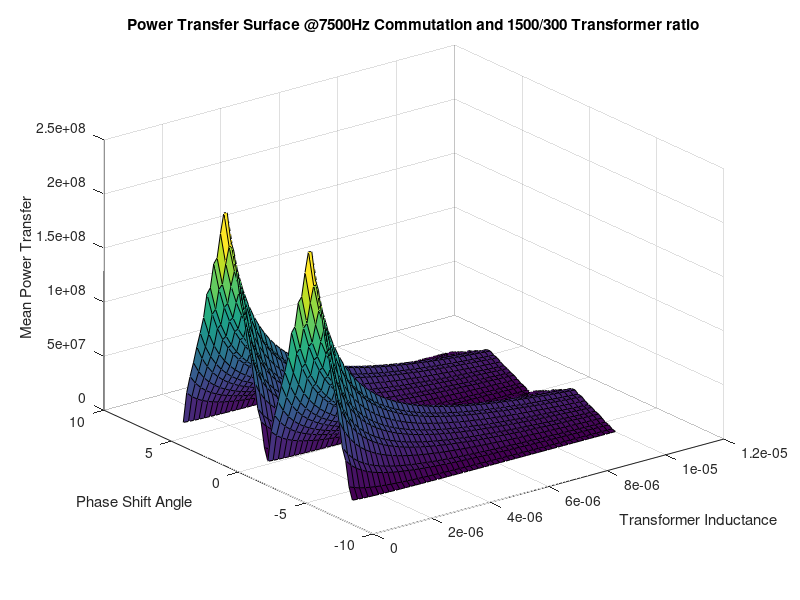
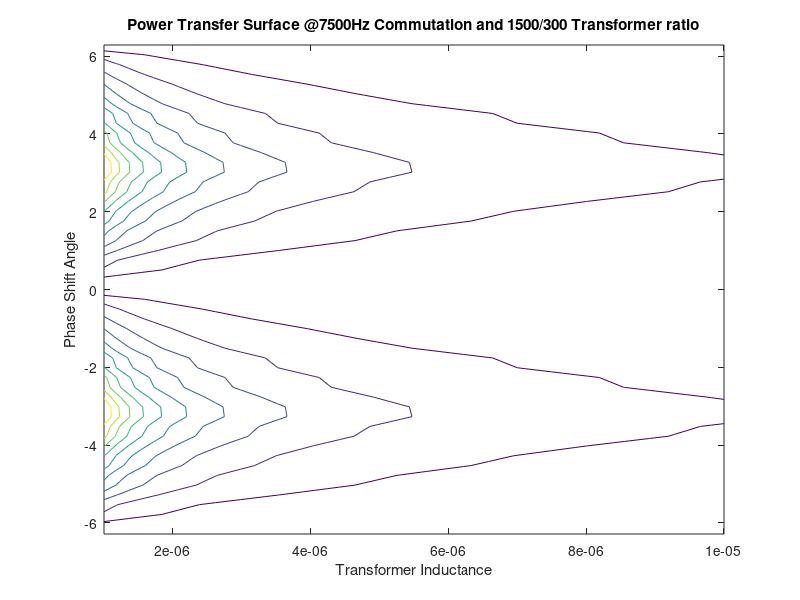
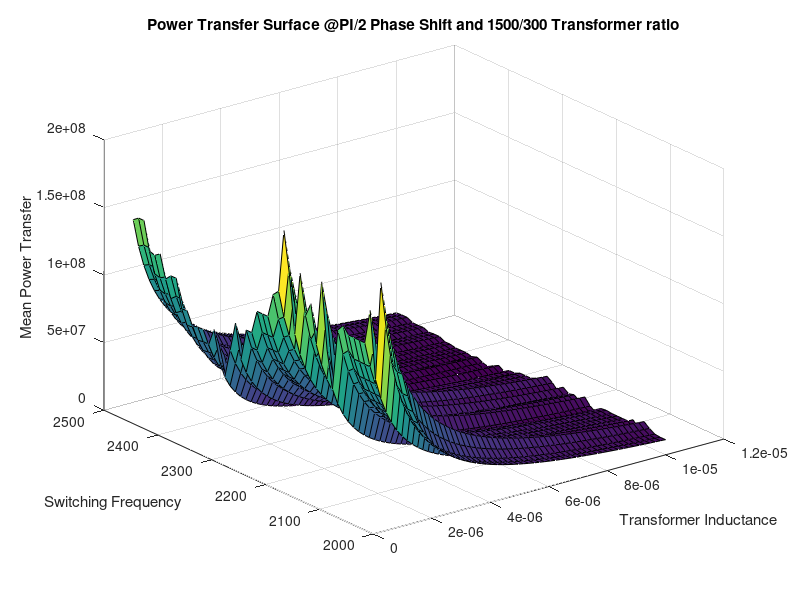
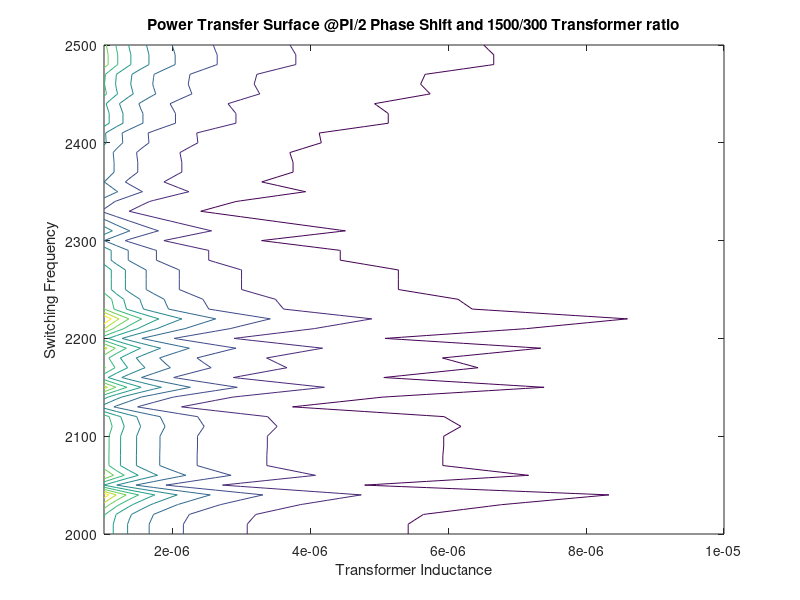

Reproduce these figures in MATLAB, in order.
# DAB Model

pkg load signal
close all

# Z type integrator function

function out = intstep(Signal,Step,L)
  i = 0;
  out = zeros(size(Signal));
  while (i < length(Signal))
    i = i +1;
    if (i > 1)
      out(i) = out(i-1) + 1/L*Signal(i)*Step;
    else
      out(i) = 0;
    endif
  endwhile
  out = out - mean(out);
  return
endfunction

# Static Parameters

V1   = 3000;
V2   = 750;
fsw  = 7500;
n    = 1500/300;

Step = 1e-5;
Time = 0:Step:1e-3;
NoSteps = length(Time);
# Non-Static Parameters

VL  = zeros(size(Time));
L   = 1e-6:(1e-5 - 1e-6)/50:1e-5;
Phi = -2*pi:(4*pi)/50:2*pi;
Power = zeros(length(L),length(L));

for i = 1:length(Phi)
  for j = 1:length(L)
    VL = V1*square(2*pi*fsw*Time) - n*V2*square(2*pi*fsw*Time + Phi(i));
    IL = intstep(VL,Step,L(j));
    Po = (IL.*VL);
    Power(i,j) = mean(Po);
  endfor
  disp("Next Phi")
  i
endfor

figure(1)
surf(L,Phi,Power)
title('Power Transfer Surface @7500Hz Commutation and 1500/300 Transformer ratio')
xlabel('Transformer Inductance')
ylabel('Phase Shift Angle')
zlabel('Mean Power Transfer')
figure(2)
contour(L,Phi,Power)
title('Power Transfer Surface @7500Hz Commutation and 1500/300 Transformer ratio')
xlabel('Transformer Inductance')
ylabel('Phase Shift Angle')
zlabel('Mean Power Transfer')

Phi = pi/2;
fsw = 2000:(2500-2000)/50:2500;
L   = 1e-6:(1e-5 - 1e-6)/50:1e-5;
Power = zeros(length(L),length(L));

for i = 1:length(fsw)
  for j = 1:length(L)
    VL = V1*square(2*pi*fsw(i)*Time) - n*V2*square(2*pi*fsw(i)*Time + Phi);
    IL = intstep(VL,Step,L(j));
    Po = (IL.*VL);
    Power(i,j) = mean(Po);
  endfor
  disp("Next Phi")
  i
endfor

figure(3)
surf(L,fsw,Power)
title('Power Transfer Surface @PI/2 Phase Shift and 1500/300 Transformer ratio')
xlabel('Transformer Inductance')
ylabel('Switching Frequency')
zlabel('Mean Power Transfer')

figure(4)
contour(L,fsw,Power)
title('Power Transfer Surface @PI/2 Phase Shift and 1500/300 Transformer ratio')
xlabel('Transformer Inductance')
ylabel('Switching Frequency')
zlabel('Mean Power Transfer')


Time = 0:1e-6:5e-2;
VL = V1*square(2*pi*2500*Time) - n*V2*square(2*pi*2500*Time + pi/2);
IL = intstep(VL,1e-6,1e-3);
Po = (IL.*VL);
figure(5)
subplot(2,1,1);hold on;
plot(Time,VL);
plot(Time,IL);
subplot(2,1,2);
plot(Time,Po);












